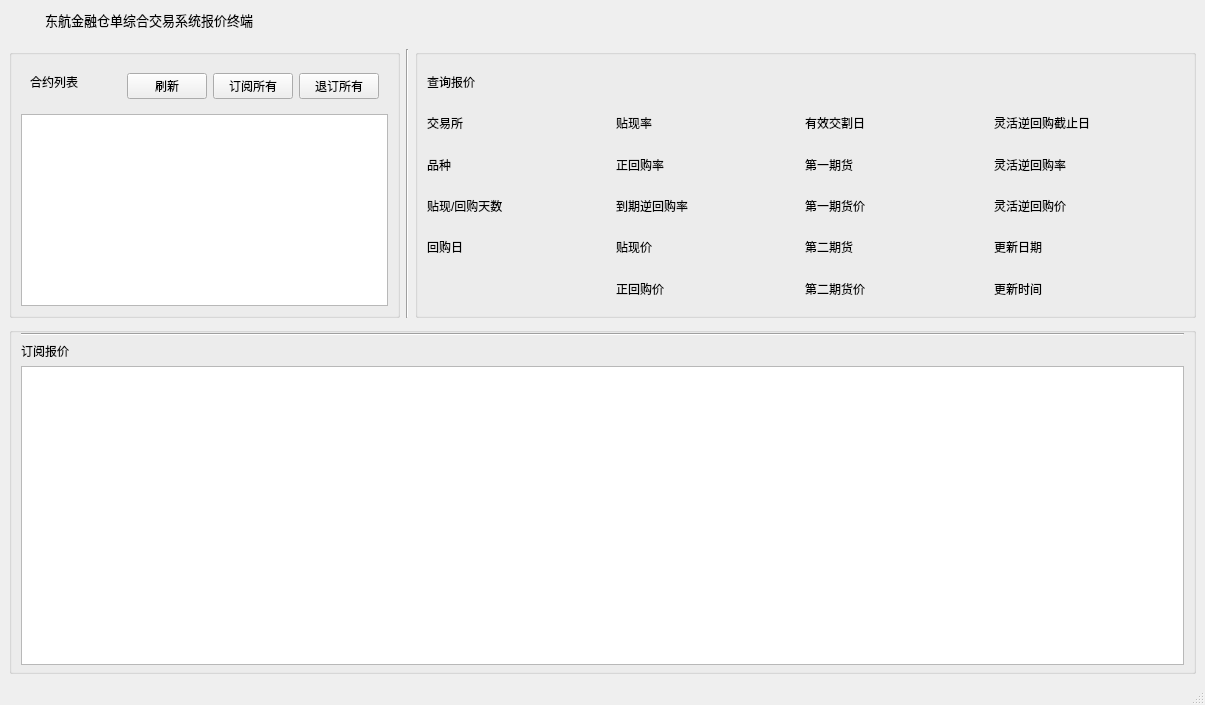
<?xml version="1.0" encoding="UTF-8"?>
<ui version="4.0">
 <class>MainWindow</class>
 <widget class="QMainWindow" name="MainWindow">
  <property name="geometry">
   <rect>
    <x>0</x>
    <y>0</y>
    <width>1205</width>
    <height>705</height>
   </rect>
  </property>
  <property name="windowTitle">
   <string>东航金融仓单回购系统报价终端</string>
  </property>
  <property name="windowIcon">
   <iconset>
    <normaloff>C:/Users/Administrator/.designer/backup/Title.png</normaloff>C:/Users/Administrator/.designer/backup/Title.png</iconset>
  </property>
  <widget class="QWidget" name="centralwidget">
   <layout class="QVBoxLayout" name="verticalLayout" stretch="0,0,1">
    <property name="spacing">
     <number>0</number>
    </property>
    <property name="leftMargin">
     <number>0</number>
    </property>
    <property name="topMargin">
     <number>0</number>
    </property>
    <property name="rightMargin">
     <number>0</number>
    </property>
    <property name="bottomMargin">
     <number>0</number>
    </property>
    <item>
     <widget class="QWidget" name="widget_title" native="true">
      <property name="sizePolicy">
       <sizepolicy hsizetype="Preferred" vsizetype="Fixed">
        <horstretch>0</horstretch>
        <verstretch>0</verstretch>
       </sizepolicy>
      </property>
      <property name="minimumSize">
       <size>
        <width>100</width>
        <height>33</height>
       </size>
      </property>
      <layout class="QHBoxLayout" name="horizontalLayout_4">
       <property name="spacing">
        <number>6</number>
       </property>
       <property name="leftMargin">
        <number>9</number>
       </property>
       <property name="topMargin">
        <number>9</number>
       </property>
       <property name="rightMargin">
        <number>9</number>
       </property>
       <property name="bottomMargin">
        <number>9</number>
       </property>
       <item>
        <widget class="QLabel" name="lab_Ico">
         <property name="sizePolicy">
          <sizepolicy hsizetype="Minimum" vsizetype="Preferred">
           <horstretch>0</horstretch>
           <verstretch>0</verstretch>
          </sizepolicy>
         </property>
         <property name="minimumSize">
          <size>
           <width>30</width>
           <height>0</height>
          </size>
         </property>
         <property name="text">
          <string/>
         </property>
         <property name="pixmap">
          <pixmap resource="WrUiClient.qrc">:/image/logo.png</pixmap>
         </property>
         <property name="alignment">
          <set>Qt::AlignCenter</set>
         </property>
        </widget>
       </item>
       <item>
        <widget class="QLabel" name="lab_Title">
         <property name="sizePolicy">
          <sizepolicy hsizetype="Expanding" vsizetype="Preferred">
           <horstretch>0</horstretch>
           <verstretch>0</verstretch>
          </sizepolicy>
         </property>
         <property name="font">
          <font>
           <family>微软雅黑</family>
           <pointsize>10</pointsize>
           <weight>50</weight>
           <italic>false</italic>
           <bold>false</bold>
          </font>
         </property>
         <property name="styleSheet">
          <string notr="true">font: 10pt &quot;微软雅黑&quot;;</string>
         </property>
         <property name="text">
          <string>东航金融仓单综合交易系统报价终端</string>
         </property>
         <property name="alignment">
          <set>Qt::AlignLeading|Qt::AlignLeft|Qt::AlignVCenter</set>
         </property>
        </widget>
       </item>
       <item>
        <widget class="QWidget" name="widget_menu" native="true">
         <property name="sizePolicy">
          <sizepolicy hsizetype="Minimum" vsizetype="Preferred">
           <horstretch>0</horstretch>
           <verstretch>0</verstretch>
          </sizepolicy>
         </property>
         <layout class="QHBoxLayout" name="horizontalLayout_5">
          <property name="spacing">
           <number>0</number>
          </property>
          <property name="leftMargin">
           <number>0</number>
          </property>
          <property name="topMargin">
           <number>0</number>
          </property>
          <property name="rightMargin">
           <number>0</number>
          </property>
          <property name="bottomMargin">
           <number>0</number>
          </property>
          <item>
           <widget class="QPushButton" name="btnMenu">
            <property name="sizePolicy">
             <sizepolicy hsizetype="Minimum" vsizetype="Expanding">
              <horstretch>0</horstretch>
              <verstretch>0</verstretch>
             </sizepolicy>
            </property>
            <property name="minimumSize">
             <size>
              <width>31</width>
              <height>0</height>
             </size>
            </property>
            <property name="cursor">
             <cursorShape>ArrowCursor</cursorShape>
            </property>
            <property name="focusPolicy">
             <enum>Qt::NoFocus</enum>
            </property>
            <property name="toolTip">
             <string>菜单</string>
            </property>
            <property name="text">
             <string/>
            </property>
            <property name="flat">
             <bool>true</bool>
            </property>
           </widget>
          </item>
          <item>
           <widget class="QPushButton" name="btnMenu_Min">
            <property name="sizePolicy">
             <sizepolicy hsizetype="Minimum" vsizetype="Expanding">
              <horstretch>0</horstretch>
              <verstretch>0</verstretch>
             </sizepolicy>
            </property>
            <property name="minimumSize">
             <size>
              <width>31</width>
              <height>0</height>
             </size>
            </property>
            <property name="cursor">
             <cursorShape>ArrowCursor</cursorShape>
            </property>
            <property name="focusPolicy">
             <enum>Qt::NoFocus</enum>
            </property>
            <property name="toolTip">
             <string>最小化</string>
            </property>
            <property name="text">
             <string/>
            </property>
            <property name="flat">
             <bool>true</bool>
            </property>
           </widget>
          </item>
          <item>
           <widget class="QPushButton" name="btnMenu_Max">
            <property name="sizePolicy">
             <sizepolicy hsizetype="Minimum" vsizetype="Expanding">
              <horstretch>0</horstretch>
              <verstretch>0</verstretch>
             </sizepolicy>
            </property>
            <property name="minimumSize">
             <size>
              <width>31</width>
              <height>0</height>
             </size>
            </property>
            <property name="cursor">
             <cursorShape>ArrowCursor</cursorShape>
            </property>
            <property name="focusPolicy">
             <enum>Qt::NoFocus</enum>
            </property>
            <property name="toolTip">
             <string>最大化</string>
            </property>
            <property name="text">
             <string/>
            </property>
            <property name="flat">
             <bool>true</bool>
            </property>
           </widget>
          </item>
          <item>
           <widget class="QPushButton" name="btnMenu_Close">
            <property name="sizePolicy">
             <sizepolicy hsizetype="Minimum" vsizetype="Expanding">
              <horstretch>0</horstretch>
              <verstretch>0</verstretch>
             </sizepolicy>
            </property>
            <property name="minimumSize">
             <size>
              <width>40</width>
              <height>0</height>
             </size>
            </property>
            <property name="cursor">
             <cursorShape>ArrowCursor</cursorShape>
            </property>
            <property name="focusPolicy">
             <enum>Qt::NoFocus</enum>
            </property>
            <property name="toolTip">
             <string>关闭</string>
            </property>
            <property name="text">
             <string/>
            </property>
            <property name="flat">
             <bool>true</bool>
            </property>
           </widget>
          </item>
         </layout>
        </widget>
       </item>
      </layout>
     </widget>
    </item>
    <item>
     <widget class="QWidget" name="MainWindow_2" native="true">
      <layout class="QHBoxLayout" name="horizontalLayout" stretch="1,0,2">
       <property name="leftMargin">
        <number>9</number>
       </property>
       <property name="topMargin">
        <number>9</number>
       </property>
       <property name="rightMargin">
        <number>9</number>
       </property>
       <property name="bottomMargin">
        <number>0</number>
       </property>
       <item>
        <widget class="QGroupBox" name="groupBox">
         <property name="title">
          <string/>
         </property>
         <layout class="QVBoxLayout" name="verticalLayout_2">
          <item>
           <widget class="QWidget" name="widget" native="true">
            <layout class="QHBoxLayout" name="horizontalLayout_2">
             <item>
              <widget class="QLabel" name="label_syms">
               <property name="text">
                <string>合约列表</string>
               </property>
               <property name="alignment">
                <set>Qt::AlignLeading|Qt::AlignLeft|Qt::AlignTop</set>
               </property>
              </widget>
             </item>
             <item>
              <spacer name="horizontalSpacer">
               <property name="orientation">
                <enum>Qt::Horizontal</enum>
               </property>
               <property name="sizeHint" stdset="0">
                <size>
                 <width>40</width>
                 <height>20</height>
                </size>
               </property>
              </spacer>
             </item>
             <item>
              <widget class="QPushButton" name="update_symlst_btn_">
               <property name="text">
                <string>刷新</string>
               </property>
              </widget>
             </item>
             <item>
              <widget class="QPushButton" name="sub_btn_">
               <property name="text">
                <string>订阅所有</string>
               </property>
              </widget>
             </item>
             <item>
              <widget class="QPushButton" name="unsub_btn_">
               <property name="text">
                <string>退订所有</string>
               </property>
              </widget>
             </item>
            </layout>
           </widget>
          </item>
          <item>
           <widget class="QTableView" name="syms_lst_view_"/>
          </item>
         </layout>
        </widget>
       </item>
       <item>
        <widget class="Line" name="line1">
         <property name="orientation">
          <enum>Qt::Vertical</enum>
         </property>
        </widget>
       </item>
       <item>
        <widget class="QGroupBox" name="groupBox_3">
         <property name="title">
          <string/>
         </property>
         <property name="alignment">
          <set>Qt::AlignLeading|Qt::AlignLeft|Qt::AlignTop</set>
         </property>
         <layout class="QGridLayout" name="gridLayout">
          <item row="8" column="3">
           <widget class="QLabel" name="m_DiscountPrice">
            <property name="text">
             <string/>
            </property>
           </widget>
          </item>
          <item row="7" column="2">
           <widget class="QLabel" name="label10">
            <property name="text">
             <string>到期逆回购率</string>
            </property>
           </widget>
          </item>
          <item row="5" column="4">
           <widget class="QLabel" name="label16">
            <property name="text">
             <string>第一期货</string>
            </property>
           </widget>
          </item>
          <item row="5" column="0">
           <widget class="QLabel" name="label2">
            <property name="text">
             <string>品种</string>
            </property>
           </widget>
          </item>
          <item row="8" column="0">
           <widget class="QLabel" name="label4">
            <property name="text">
             <string>回购日</string>
            </property>
           </widget>
          </item>
          <item row="2" column="3">
           <widget class="QLabel" name="m_DiscountRatio">
            <property name="text">
             <string/>
            </property>
           </widget>
          </item>
          <item row="5" column="2">
           <widget class="QLabel" name="label9">
            <property name="text">
             <string>正回购率</string>
            </property>
           </widget>
          </item>
          <item row="5" column="3">
           <widget class="QLabel" name="m_PosiRepoRatio">
            <property name="text">
             <string/>
            </property>
           </widget>
          </item>
          <item row="8" column="2">
           <widget class="QLabel" name="label11">
            <property name="text">
             <string>贴现价</string>
            </property>
           </widget>
          </item>
          <item row="7" column="3">
           <widget class="QLabel" name="m_ReveRepoRatio">
            <property name="text">
             <string/>
            </property>
           </widget>
          </item>
          <item row="2" column="1">
           <widget class="QLabel" name="m_ExchangeId">
            <property name="text">
             <string/>
            </property>
           </widget>
          </item>
          <item row="7" column="0">
           <widget class="QLabel" name="label3">
            <property name="text">
             <string>贴现/回购天数</string>
            </property>
           </widget>
          </item>
          <item row="2" column="2">
           <widget class="QLabel" name="label8">
            <property name="text">
             <string>贴现率</string>
            </property>
           </widget>
          </item>
          <item row="2" column="0">
           <widget class="QLabel" name="label1">
            <property name="text">
             <string>交易所</string>
            </property>
           </widget>
          </item>
          <item row="7" column="4">
           <widget class="QLabel" name="label17">
            <property name="text">
             <string>第一期货价</string>
            </property>
           </widget>
          </item>
          <item row="9" column="2">
           <widget class="QLabel" name="label12">
            <property name="text">
             <string>正回购价</string>
            </property>
           </widget>
          </item>
          <item row="9" column="3">
           <widget class="QLabel" name="m_PosiRepoPrice">
            <property name="text">
             <string/>
            </property>
           </widget>
          </item>
          <item row="8" column="1">
           <widget class="QLabel" name="m_ContractDate">
            <property name="text">
             <string/>
            </property>
           </widget>
          </item>
          <item row="7" column="5">
           <widget class="QLabel" name="m_AlphaLastPrice">
            <property name="text">
             <string/>
            </property>
           </widget>
          </item>
          <item row="7" column="1">
           <widget class="QLabel" name="m_ContractDays">
            <property name="text">
             <string/>
            </property>
           </widget>
          </item>
          <item row="2" column="4">
           <widget class="QLabel" name="label15">
            <property name="text">
             <string>有效交割日</string>
            </property>
           </widget>
          </item>
          <item row="2" column="5">
           <widget class="QLabel" name="m_DeliveryDate">
            <property name="text">
             <string/>
            </property>
           </widget>
          </item>
          <item row="5" column="1">
           <widget class="QLabel" name="m_ProductId">
            <property name="text">
             <string/>
            </property>
           </widget>
          </item>
          <item row="5" column="5">
           <widget class="QLabel" name="m_AlphaInstrumentId">
            <property name="text">
             <string/>
            </property>
           </widget>
          </item>
          <item row="0" column="0" colspan="3">
           <widget class="QLabel" name="label_quote">
            <property name="text">
             <string>查询报价</string>
            </property>
           </widget>
          </item>
          <item row="2" column="6">
           <widget class="QLabel" name="label14">
            <property name="text">
             <string>灵活逆回购截止日</string>
            </property>
           </widget>
          </item>
          <item row="5" column="6">
           <widget class="QLabel" name="label6">
            <property name="text">
             <string>灵活逆回购率</string>
            </property>
           </widget>
          </item>
          <item row="7" column="6">
           <widget class="QLabel" name="label7">
            <property name="text">
             <string>灵活逆回购价</string>
            </property>
           </widget>
          </item>
          <item row="2" column="7">
           <widget class="QLabel" name="m_DeadlineDate">
            <property name="text">
             <string/>
            </property>
           </widget>
          </item>
          <item row="8" column="4">
           <widget class="QLabel" name="label13">
            <property name="text">
             <string>第二期货</string>
            </property>
           </widget>
          </item>
          <item row="8" column="5">
           <widget class="QLabel" name="m_BravoInstrumentId">
            <property name="text">
             <string/>
            </property>
           </widget>
          </item>
          <item row="7" column="7">
           <widget class="QLabel" name="m_FlexReveRepoPrice">
            <property name="text">
             <string/>
            </property>
           </widget>
          </item>
          <item row="5" column="7">
           <widget class="QLabel" name="m_FlexReveRepoRatio">
            <property name="text">
             <string/>
            </property>
           </widget>
          </item>
          <item row="9" column="4">
           <widget class="QLabel" name="label5">
            <property name="text">
             <string>第二期货价</string>
            </property>
           </widget>
          </item>
          <item row="9" column="5">
           <widget class="QLabel" name="m_BravoLastPrice">
            <property name="text">
             <string/>
            </property>
           </widget>
          </item>
          <item row="8" column="6">
           <widget class="QLabel" name="label0">
            <property name="text">
             <string>更新日期</string>
            </property>
           </widget>
          </item>
          <item row="8" column="7">
           <widget class="QLabel" name="m_SystemDate">
            <property name="text">
             <string/>
            </property>
           </widget>
          </item>
          <item row="9" column="6">
           <widget class="QLabel" name="label18">
            <property name="text">
             <string>更新时间</string>
            </property>
           </widget>
          </item>
          <item row="9" column="7">
           <widget class="QLabel" name="m_SystemTime">
            <property name="text">
             <string/>
            </property>
           </widget>
          </item>
         </layout>
        </widget>
       </item>
      </layout>
     </widget>
    </item>
    <item>
     <widget class="QWidget" name="widget_2" native="true">
      <layout class="QHBoxLayout" name="horizontalLayout_3">
       <property name="spacing">
        <number>6</number>
       </property>
       <property name="topMargin">
        <number>9</number>
       </property>
       <item>
        <widget class="QGroupBox" name="groupBox_2">
         <property name="title">
          <string/>
         </property>
         <layout class="QVBoxLayout" name="verticalLayout_3">
          <property name="topMargin">
           <number>0</number>
          </property>
          <property name="bottomMargin">
           <number>6</number>
          </property>
          <item>
           <widget class="Line" name="line2">
            <property name="orientation">
             <enum>Qt::Horizontal</enum>
            </property>
           </widget>
          </item>
          <item>
           <widget class="QLabel" name="label_sub">
            <property name="text">
             <string>订阅报价</string>
            </property>
           </widget>
          </item>
          <item>
           <widget class="QTableView" name="sub_tbl_view_"/>
          </item>
         </layout>
        </widget>
       </item>
      </layout>
     </widget>
    </item>
   </layout>
  </widget>
  <widget class="QStatusBar" name="statusBar2"/>
 </widget>
 <resources>
  <include location="WrUiClient.qrc"/>
 </resources>
 <connections/>
</ui>
